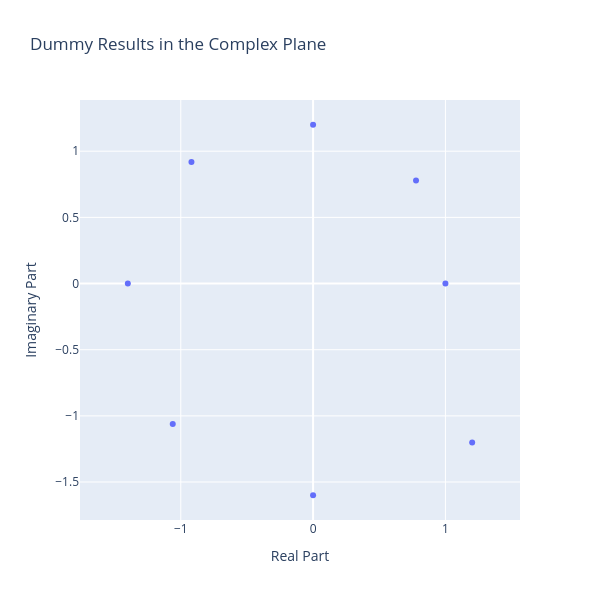

The code cell stored with this chart in its notebook:
### Markdown cell above
# Tech Note - NumPy complex

この技術ノートには、NumPyの複素数型の計算について記す。<br>
特に、周波数応答関数の「位相の符号」と「波の進み／遅れ」の関係を確認するために、複素数の除算を実行する。

### Code cell
import numpy as np

# 複素数配列（指令値(1+0j)に対する、結果値を想定）
c_dummy_command_array = np.full(8, 1+0j)  # ダミー指令値配列（全て1+0jとする）
c_dummy_result_array = np.array([  # ダミー結果値配列
    1+0j,
    (1.1+1.1j)/np.sqrt(2),
    0+1.2j,
    (-1.3+1.3j)/np.sqrt(2),
    -1.4+0j,
    (-1.5-1.5j)/np.sqrt(2),
    0-1.6j,
    (1.7-1.7j)/np.sqrt(2)])

# プロット
import plotly.graph_objects as go
fig = go.Figure()
fig.add_trace(go.Scatter(
    x=c_dummy_result_array.real,
    y=c_dummy_result_array.imag,
    mode='markers'))
fig.update_layout(title='Dummy Results in the Complex Plane',
                  xaxis_title='Real Part',
                  yaxis_title='Imaginary Part',
                  xaxis=dict(scaleanchor="y", scaleratio=1),
                  width=600,
                  height=600)
fig.show()

### Figure 1 — Plotly figure (JSON) as saved in the notebook; plotly's stock layout.template omitted (floating-point values rounded to 4 significant figures)
{"data": [{"mode": "markers", "type": "scatter", "x": [1, 0.7778, 0, -0.9192, -1.4, -1.061, 0, 1.202], "y": [0, 0.7778, 1.2, 0.9192, 0, -1.061, -1.6, -1.202]}], "layout": {"height": 600, "title": {"text": "Dummy Results in the Complex Plane"}, "width": 600, "xaxis": {"scaleanchor": "y", "scaleratio": 1, "title": {"text": "Real Part"}}, "yaxis": {"title": {"text": "Imaginary Part"}}}}
